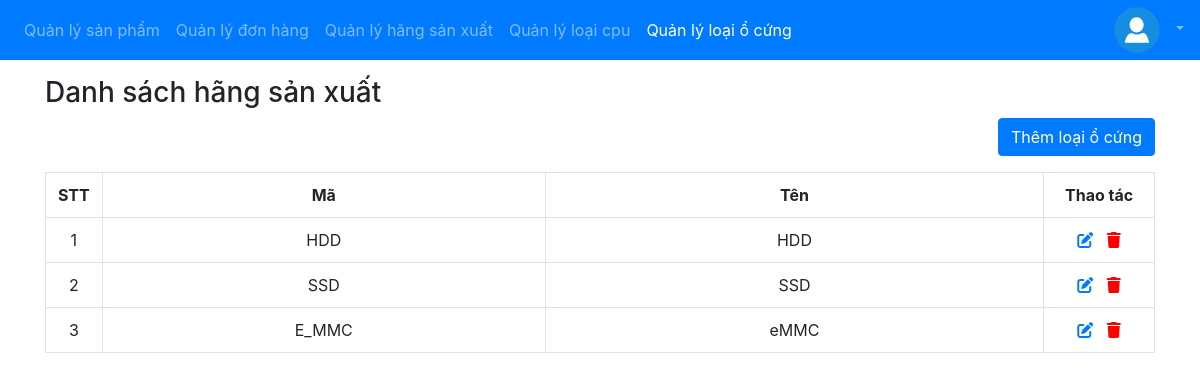
Screenshot of /staff/disk_type_list (signed in) with the database file from the repository.
### app/models.py (models this page shows, shortened)
class DiskType(models.Model):
    code = models.CharField(max_length=30, verbose_name='Mã', unique=True)
    name = models.CharField(max_length=30, verbose_name='Tên')

### app/views_staff.py (the view)
# urls.py: path('staff/disk_type_list', views_staff.listDiskType, name='disk-type-list'),
@login_required
def listDiskType(request):
    diskTypes = DiskType.objects.all()
    return render(request, 'staff/disk_type/list.html', {'diskTypes': diskTypes})

### app/templates/staff/disk_type/list.html (shortened to what this page needs)
{% extends 'staff/base.html' %}
{% block navbar %}
{% with page=4 %}
{{ block.super }}
{% endwith %}
{% endblock %}
{% block content %}
  <div class="container pt-3">
    <h3>Danh sách hãng sản xuất</h3>
    <div class="text-right mb-3">
      <a href='{% url "disk-type-create" %}' class="btn btn-primary">Thêm loại ổ cứng</a>
    </div>
    {%if diskTypes %}
      <table class="table table-bordered">
        <tr>
          <th style="width:5%" class="text-center">STT</th>
          <th style="width:40%" class="text-center">Mã</th>
          <th style="width:45%" class="text-center">Tên</th>
          <th style="width:10%" class="text-center">Thao tác</th>
        </tr>
        {% for type in diskTypes %}
          <tr>
            <td class="text-center">{{ forloop.counter }}</td>
            <td class="text-center">{{ type.code }}</td>
            <td class="text-center">{{ type.name }}</td>
            <td class="text-center">
              <a title="Chỉnh sửa"href='{% url "disk-type-update" type.id %}'><i class="fas fa-edit"></i></a> &nbsp;
              <a title="Xóa" style="color:red" href='#' onclick="confirmDelete(this)" url='{% url "disk-type-delete" type.id %}'>
                <i class="fas fa-trash"></i>
              </a>
            </td>
          </tr>
        {% endfor %}
      </table>
    {% else %}
      <p>Không có dữ liệu</p>
    {% endif %}
  </div>
{% endblock %}

### rows the page displays
DiskType: code "HDD", name "HDD"
DiskType: code "SSD", name "SSD"
DiskType: code "E_MMC", name "eMMC"
